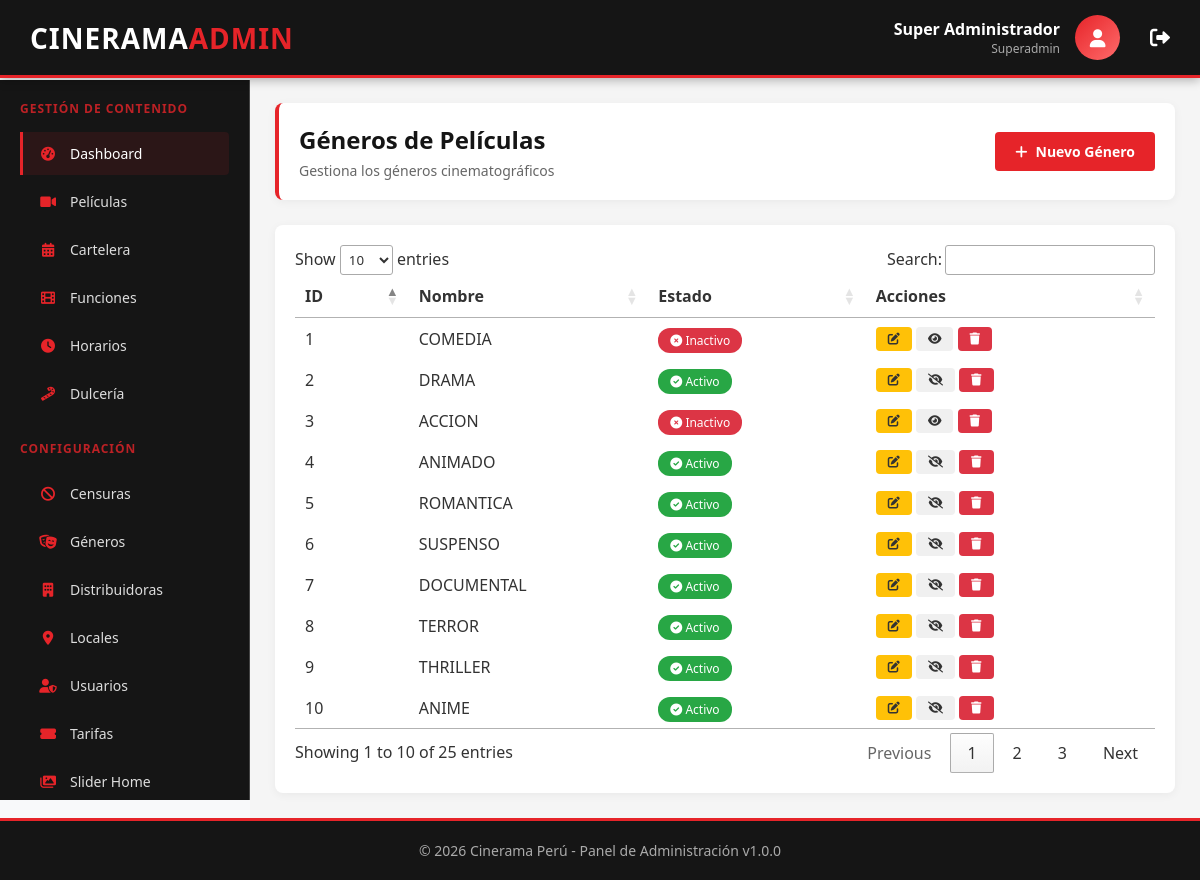
The page /panel/modules/generos/index.php (signed in) on the database its author committed.
### tables this page shows
CREATE TABLE `tbl_genero`  (
  `id` int(5) NOT NULL AUTO_INCREMENT,
  `nombre` char(50) NULL DEFAULT NULL,
  `estado` char(1) NULL DEFAULT '1',
  PRIMARY KEY (`id`) USING BTREE
);

### panel/modules/generos/index.php (the view, shortened to what this page needs)
<?php
require_once '../../config/config.php';
include '../../includes/header.php';
include '../../includes/sidebar.php';
try {
    $stmt = $db->query("SELECT * FROM tbl_genero ORDER BY id DESC");
    $generos = $stmt->fetchAll();
} catch (PDOException $e) {
    showAlert('error', 'Error', 'Error al obtener los géneros: ' . $e->getMessage());
    $generos = [];
}
?>
<main class="admin-content">
    <div class="content-header">
        <div>
            <h1 class="page-title">Géneros de Películas</h1>
            <p class="page-subtitle">Gestiona los géneros cinematográficos</p>
        </div>
        <div>
            <a href="create.php" class="btn btn-primary">
                <i class="fas fa-plus"></i> Nuevo Género
            </a>
        </div>
    </div>
    <div class="table-container">
        <table class="datatable">
            <thead>
                <tr>
                    <th>ID</th>
                    <th>Nombre</th>
                    <th>Estado</th>
                    <th>Acciones</th>
                </tr>
            </thead>
            <tbody>
                <?php foreach ($generos as $genero): ?>
                    <tr>
                        <td><?php echo $genero['id']; ?></td>
                        <td><?php echo htmlspecialchars($genero['nombre']); ?></td>
                        <td>
                            <?php if ($genero['estado'] == '1'): ?>
                                <span style="background: #28a745; color: white; padding: 4px 12px; border-radius: 12px; font-size: 12px;">
                                    <i class="fas fa-check-circle"></i> Activo
                                </span>
                            <?php else: ?>
                                <span style="background: #dc3545; color: white; padding: 4px 12px; border-radius: 12px; font-size: 12px;">
                                    <i class="fas fa-times-circle"></i> Inactivo
                                </span>
                            <?php endif; ?>
                        </td>
                        <td>
                            <a href="edit.php?id=<?php echo $genero['id']; ?>" class="btn btn-warning btn-sm" title="Editar">
                                <i class="fas fa-edit"></i>
                            </a>
                            <a href="toggle_status.php?id=<?php echo $genero['id']; ?>"
                                class="btn btn-secondary btn-sm btn-toggle-status"
                                title="<?php echo ($genero['estado'] == '1') ? 'Desactivar' : 'Activar'; ?>">
                                <i class="fas fa-<?php echo ($genero['estado'] == '1') ? 'eye-slash' : 'eye'; ?>"></i>
                            </a>
                            <a href="delete.php?id=<?php echo $genero['id']; ?>"
                                class="btn btn-danger btn-sm btn-delete"
                                data-name="<?php echo htmlspecialchars($genero['nombre']); ?>"
                                title="Eliminar">
                                <i class="fas fa-trash"></i>
                            </a>
                        </td>
                    </tr>
                <?php endforeach; ?>
            </tbody>
        </table>
    </div>
</main>
<?php
include '../../includes/footer.php'; ?>

### panel/assets/css/style.css (style rules this page uses)
:root { --cinerama-red: #e62429; --cinerama-dark: #151515; --cinerama-gray: #333333; --cinerama-light: #f5f5f5; }
* { margin: 0; padding: 0; box-sizing: border-box; font-family: 'Segoe UI', 'Helvetica Neue', Arial, sans-serif; }
body { background-color: #f8f9fa; color: #333; min-height: 100vh; }
.admin-content { flex: 1; padding: 25px; background: #f5f5f5; overflow-y: auto; width: 100%; }
.content-header { background: white; padding: 20px; border-radius: 8px; margin-bottom: 25px; box-shadow: 0 2px 10px rgba(0, 0, 0, 0.05); border-left: 4px solid var(--cinerama-red); display: flex; justify-content: space-between; align-items: center; flex-wrap: wrap; gap: 15px; }
.page-title { color: var(--cinerama-dark); font-size: 24px; margin-bottom: 5px; }
.page-subtitle { color: #666; font-size: 14px; }
.btn { padding: 10px 20px; border: none; border-radius: 4px; cursor: pointer; font-weight: 600; transition: all 0.3s; display: inline-flex; align-items: center; gap: 8px; font-size: 14px; text-decoration: none; }
.btn-primary { background: var(--cinerama-red); color: white; }
.btn-warning { background: #ffc107; color: #333; }
.btn-danger { background: #dc3545; color: white; }
.btn-secondary { background: #f0f0f0; color: #333; }
.btn-sm { padding: 6px 12px; font-size: 12px; }
.table-container { background: white; border-radius: 8px; padding: 20px; box-shadow: 0 2px 10px rgba(0, 0, 0, 0.05); overflow-x: auto; }
table.dataTable { width: 100% !important; }

### rows shown on the page
tbl_genero: id "10", nombre "ANIME", estado "1" (drawn)
tbl_genero: id "9", nombre "THRILLER", estado "1" (drawn)
tbl_genero: id "8", nombre "TERROR", estado "1" (drawn)
tbl_genero: id "7", nombre "DOCUMENTAL", estado "1" (drawn)
tbl_genero: id "6", nombre "SUSPENSO", estado "1" (drawn)
tbl_genero: id "5", nombre "ROMANTICA", estado "1" (drawn)
tbl_genero: id "4", nombre "ANIMADO", estado "1" (drawn)
tbl_genero: id "3", nombre "ACCION", estado "0" (drawn)
tbl_genero: id "2", nombre "DRAMA", estado "1" (drawn)
tbl_genero: id "1", nombre "COMEDIA", estado "0" (drawn)

### other values the page prints
$_SESSION['nombre'] "Super Administrador"
$_SESSION['rol'] "Superadmin"
APP_VERSION "1.0.0"
